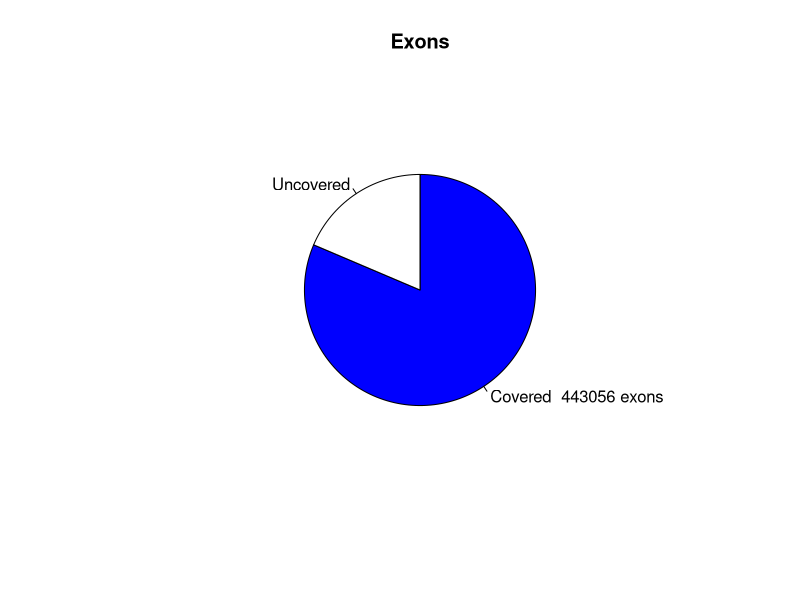

The R script that drew this image:
png("/rds/user/is460/hpc-work/muscle-rnaseq/ezbamqc/output/figs/srpk3_hom_ttnb_wt_1.read_distr_pie.png",width=500,height=500,units="px")
pie(c(443056,101252),labels=c("Covered  443056 exons","Uncovered"),main="Exons",radius=0.6,clockwise=T,col=c("blue","white"))
dev.state = dev.off()
